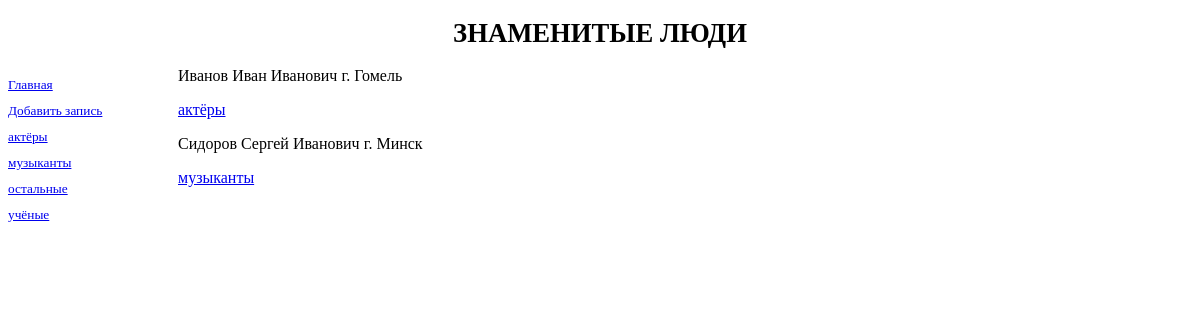
The page /people/ on the database as committed earlier.
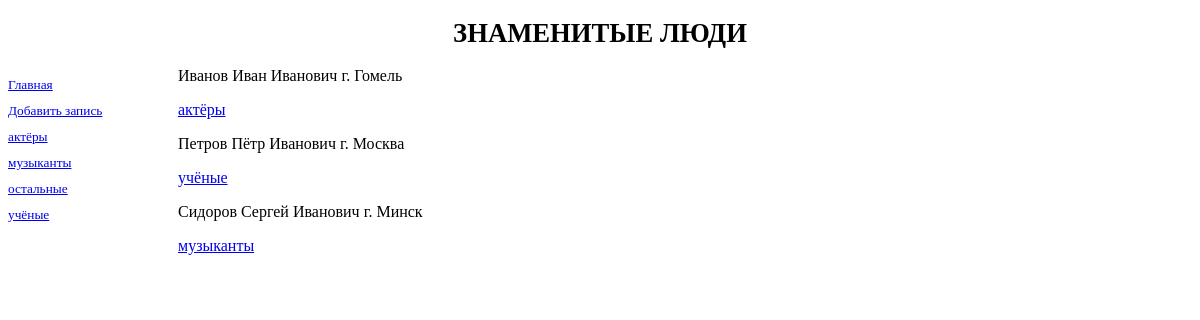
The same page on the database as committed later.
### people/models.py (models this page shows, shortened)
class Category(models.Model):
    name = models.CharField(max_length=100, db_index=True, verbose_name='категория')
    class Meta:
        verbose_name_plural = 'Категории'
        verbose_name = 'категорию'
        ordering = ['name']

class ListPeople(models.Model):
    fam = models.CharField(max_length=50, verbose_name='Фамилия')
    name = models.CharField(max_length=50, verbose_name='Имя')
    ot = models.CharField(max_length=50, verbose_name='Отчество')
    addr = models.CharField(max_length=100, verbose_name='Адрес')
    birthday = models.DateField(null=True, blank=True, verbose_name='День рождения')
    note = models.TextField(null=True, blank=True, verbose_name='Заметки')
    category = models.ForeignKey('Category', null=True, on_delete=models.PROTECT, verbose_name='категория')
    class Meta:
        verbose_name_plural = 'Адресная книга'
        verbose_name = 'Запись адресной книги'
        ordering = ['fam']

### people/views.py (the view)
# urls.py: path('', index, name='index'),
def index(request):
    lp = ListPeople.objects.all()
    categories = Category.objects.all()
    context = {'lp': lp, 'categories': categories}
    return render(request, 'people/index.html', context)

### people/templates/people/index.html
{% extends 'layout/basic.html' %}
{% block content %}
{% for lp_temp in lp %}
    <div>
        <p>{{ lp_temp.fam }}&nbsp{{ lp_temp.name }}&nbsp{{ lp_temp.ot }}&nbsp{{ lp_temp.addr }}</p>
        <p><a href="{% url 'by_category' lp_temp.pk %}">{{ lp_temp.category.name }}</a></p>
    </div>
{% endfor %}
{% endblock %}

### people/templates/layout/basic.html (shortened to what this page needs)
{% load static %}
<!DOCTYPE html>
<html lang="en">
    <head>
        <link rel="stylesheet" type="text/css" href="{% static 'people/style.css' %}">
    </head>
    <body>
        <header>
            <h1> Знаменитые люди </h1>
        </header>
        <nav>
            <a href="{% url 'index' %}">Главная</a>
            <a href="{% url 'add' %}">Добавить запись</a>
            {% for category in categories %}
            <a href="{% url 'by_category' category.pk %}">{{ category.name }}</a>
            {% endfor %}
        </nav>
        <section>
        {% block content %}
        {% endblock %}
        </section>
    </body>
</html>

Rows that differ between the two databases and show on the page:
added ListPeople: fam "Петров", name "Пётр", ot "Иванович", addr "г. Москва", category.name "учёные"
